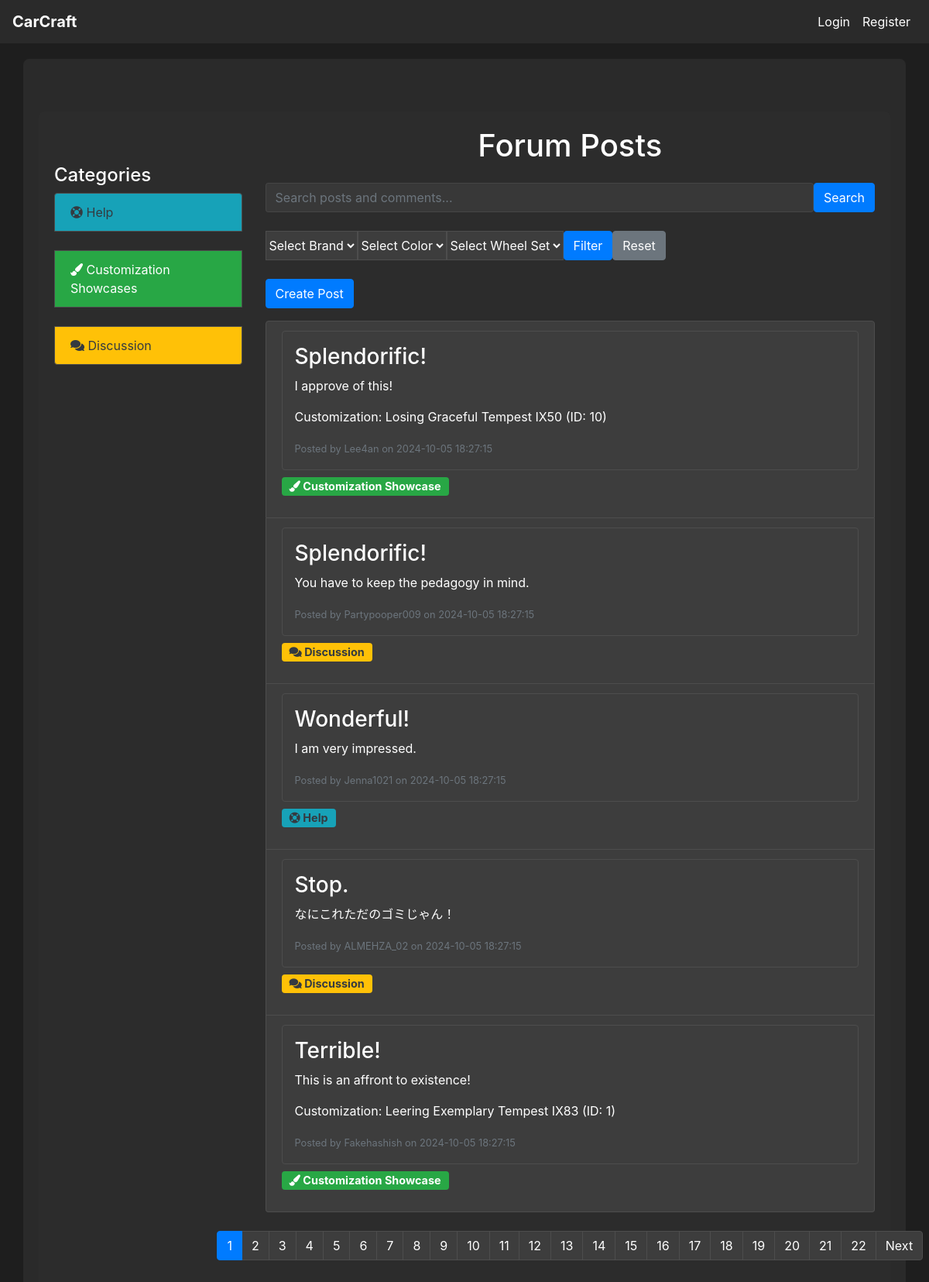
/forum, run on an earlier commit of the app's database.
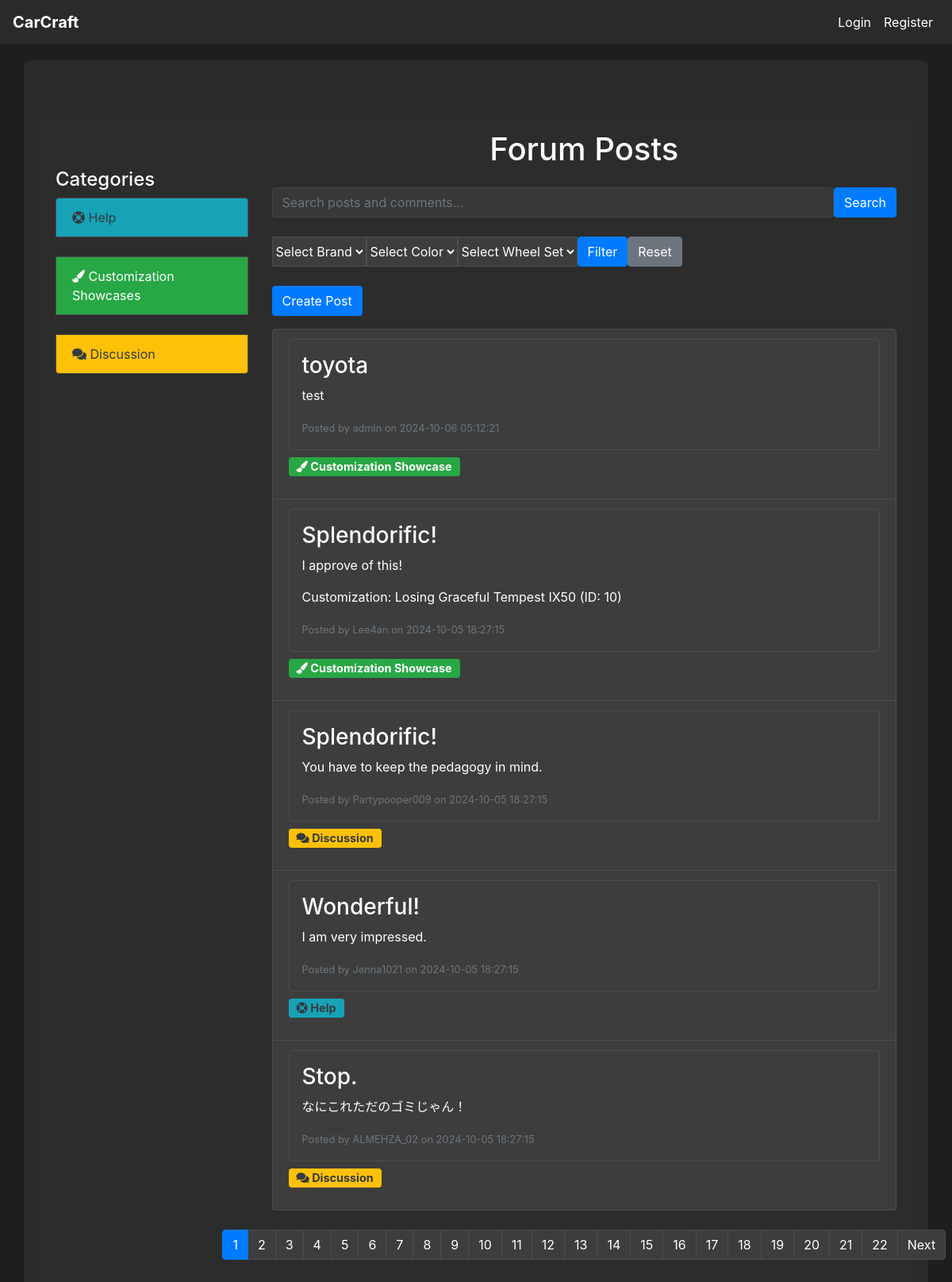
And on a later commit of the database.
### tables this page shows
CREATE TABLE post (
    post_id INTEGER PRIMARY KEY AUTOINCREMENT,
    customization_id INTEGER,
    user_id INTEGER NOT NULL,
    title VARCHAR(255) NOT NULL,
    description TEXT,
    category TEXT,
    created_at DATETIME DEFAULT CURRENT_TIMESTAMP,
    FOREIGN KEY (customization_id) REFERENCES customization(customization_id),
    FOREIGN KEY (user_id) REFERENCES user(user_id)
);

CREATE TABLE customization (
    customization_id INTEGER PRIMARY KEY AUTOINCREMENT,
    customization_name VARCHAR(100) NOT NULL,
    user_id INTEGER NOT NULL,
    model_id INTEGER NOT NULL,
    color_id INTEGER NOT NULL,
    wheel_id INTEGER NOT NULL,
    created_at DATETIME DEFAULT CURRENT_TIMESTAMP,
    FOREIGN KEY (user_id) REFERENCES user(user_id),
    FOREIGN KEY (model_id) REFERENCES model(model_id),
    FOREIGN KEY (color_id) REFERENCES color(color_id),
    FOREIGN KEY (wheel_id) REFERENCES wheel_set(wheel_id)
);

CREATE TABLE user (
    user_id INTEGER PRIMARY KEY AUTOINCREMENT,
    username VARCHAR(64) NOT NULL,
    email VARCHAR(100) NOT NULL,
    password_hash VARCHAR(255) NOT NULL,
    created_at DATETIME DEFAULT CURRENT_TIMESTAMP,
    admin INTEGER DEFAULT 0
);

### app.py (the view)
@app.route('/forum')
def forum():
    conn = get_db_connection()
    selected_brand_id = request.args.get('brand')
    selected_color_id = request.args.get('color')
    selected_wheel_id = request.args.get('wheel')
    page = request.args.get('page', 1, type=int)
    per_page = 5
    offset = (page - 1) * per_page
    query = '''
        SELECT p.post_id, p.title, p.description, p.created_at, p.user_id, u.username,
               c.customization_name AS customization_name, c.customization_id,
               p.category
        FROM post p
        JOIN user u ON p.user_id = u.user_id
        LEFT JOIN customization c ON p.customization_id = c.customization_id
        WHERE 1=1
    '''
    params = []
    if selected_brand_id:
        query += ' AND c.model_id IN (SELECT model_id FROM model WHERE brand_id = ?)'
        params.append(selected_brand_id)
    if selected_color_id:
        query += ' AND c.color_id = ?'
        params.append(selected_color_id)
    if selected_wheel_id:
        query += ' AND c.wheel_id = ?'
        params.append(selected_wheel_id)
    query += ' ORDER BY p.created_at DESC LIMIT ? OFFSET ?'
    params.append(per_page)
    params.append(offset)
    posts = conn.execute(query, params).fetchall()
    posts_with_comments = []
    for post in posts:
        comments = conn.execute('''
            SELECT c.comment_id, c.content, c.created_at, c.user_id, u.username
            FROM comment c
            JOIN user u ON c.user_id = u.user_id
            WHERE c.post_id = ?
            ORDER BY c.created_at DESC
        ''', (post['post_id'],)).fetchall()
        posts_with_comments.append({
            'post': post,
            'comments': comments
        })
    total_posts_query = '''
        SELECT COUNT(*) AS total FROM post p
        LEFT JOIN customization c ON p.customization_id = c.customization_id
        WHERE 1=1
    '''
    total_params = []
    if selected_brand_id:
        total_posts_query += ' AND c.model_id IN (SELECT model_id FROM model WHERE brand_id = ?)'
        total_params.append(selected_brand_id)
    if selected_color_id:
        total_posts_query += ' AND c.color_id = ?'
        total_params.append(selected_color_id)
    if selected_wheel_id:
        total_posts_query += ' AND c.wheel_id = ?'
        total_params.append(selected_wheel_id)
    total_posts = conn.execute(total_posts_query, total_params).fetchone()['total']
    total_pages = (total_posts + per_page - 1) // per_page  # Calculate total pages
    customizations = []
    if current_user.is_authenticated:
        customizations = conn.execute('SELECT customization_id, customization_name FROM customization WHERE user_id = ?', (current_user.id,)).fetchall()
    brands = conn.execute('SELECT * FROM brand').fetchall()
    colors = conn.execute('SELECT * FROM color').fetchall()
    wheels = conn.execute('SELECT * FROM wheel_set').fetchall()
    conn.close()
    brands = [dict(row) for row in brands]
    colors = [dict(row) for row in colors]
    wheels = [dict(row) for row in wheels]
    return render_template('forum.html',
                           posts_with_comments=posts_with_comments,
                           customizations=customizations,
                           brands=brands,
                           colors=colors,
                           wheels=wheels,
                           selected_brand_id=selected_brand_id,
                           selected_color_id=selected_color_id,
                           selected_wheel_id=selected_wheel_id,
                           page=page,
                           total_pages=total_pages)

### app.py (called while the page is built)
def get_db_connection():
    conn = sqlite3.connect(DATABASE)
    conn.row_factory = sqlite3.Row  # This enables column access by name: row['column_name']
    return conn

### templates/forum.html (shortened to what the changed rows need)
{% extends "base.html" %}
{% block content %}
<div class="container mt-5">
    <div class="row">
        <div class="col-md-9">
            <h1 class="text-center mb-4">Forum Posts</h1>
            {% if posts_with_comments %}
            <ul class="list-group">
                {% for item in posts_with_comments %}
                    <li class="list-group-item">
                        <a href="{{ url_for('view_post', post_id=item.post['post_id']) }}" class="text-decoration-none">
                            <div class="p-3 border rounded">
                                <h3>{{ item.post['title'] }}</h3>
                                <p>{{ item.post['description'] }}</p>
                                {% if item.post['customization_name'] %}
                                    <p class="mt-2">Customization: {{ item.post['customization_name'] }} (ID: {{ item.post['customization_id'] }})</p>
                                {% endif %}
                                <small class="text-muted">Posted by {{ item.post['username'] }} on {{ item.post['created_at'] }}</small>
                            </div>
                            <p class="mt-2">
                                {% if item.post['category'] == 'help' %}
                                    <span class="badge bg-info text-dark">
                                        <i class="fas fa-life-ring"></i> Help
                                    </span>
                                {% elif item.post['category'] == 'customization_showcase' %}
                                    <span class="badge bg-success">
                                        <i class="fas fa-paint-brush"></i> Customization Showcase
                                    </span>
                                {% elif item.post['category'] == 'discussion' %}
                                    <span class="badge bg-warning text-dark">
                                        <i class="fas fa-comments"></i> Discussion
                                    </span>
                                {% endif %}
                            </p>
                        </a>
                    </li>
                {% endfor %}
            </ul>
            {% else %}
                <p class="text-center">No posts available.</p>
            {% endif %}
        </div>
    </div>
</div>
{% endblock %}

What changed in the data, as far as the page shows it:
no longer on this page (row unchanged): post: post "Terrible!", post.description "This is an affront to existence!", post.created_at "2024-10-05 18:27:15"
no longer on this page (row unchanged): customization: post.customization_name "Leering Exemplary Tempest IX83", post.customization_id "1"
no longer on this page (row unchanged): user: post.username "Fakehashish"
added post: post "toyota", post.description "test", post.created_at "2024-10-06 05:12:21"
now on this page (row unchanged): user: post.username "admin"
Also different on the page:
new list line: "Posted by on Customization Showcase"
list line gone: "Customization: (ID: ) Posted by on Customization Showcase"
